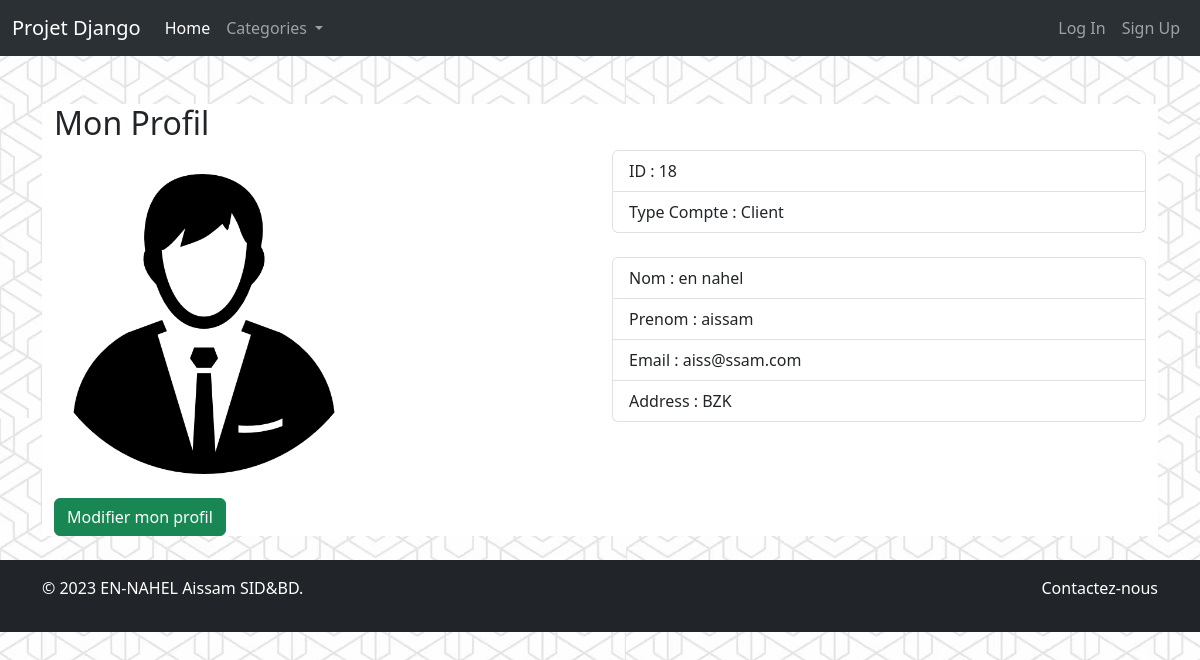
The app's page /account/profile/18 with its own data.
### users_app/models.py (models this page shows, shortened)
class Users(models.Model):
    email = models.CharField(max_length=255)
    USER_TYPES = [
        ('Client', 'Client'),
        ('Organisateur', 'Organisateur'),
        ('Admin', 'Admin'),
    ]
    user_type = models.CharField(max_length=255, choices=USER_TYPES) #Client | Organisateur | Admininstrateur
    addresse = models.CharField(max_length=500)
    profile_img = models.ImageField(default='profile_img_default.png', blank=True)

class Client(Users):
    nom = models.CharField(max_length=255)
    prenom = models.CharField(max_length=255)

### users_app/views.py (the view)
# urls.py: path('profile/<int:id>', views.profile_view, name='profile'),
def profile_view(request, id):
    profile = Client.objects.get(id = id)
    return render(request, 'users_app/profile_user.html', {'profile':profile})

### templates/users_app/profile_user.html
{% extends "base.html" %}
{% load static %}
{% block content %}
<br>
<div class="container bg-white">
    <h2>Mon Profil</h2>
    <div class="row">
        <div class="col-sm-6">
            <br>
            <img src="{{profile.profile_img.url}}" alt="Profile Picture" class="img-responsive" width="300" height="300" >
        </div>
        <div class="col-sm-6">
            <ul class="list-group">
                <li class="list-group-item">ID : {{profile.id}}</li>
                <li class="list-group-item">Type Compte :  {{profile.user_type}}</li>
            </ul>
            <br>
            <ul class="list-group">
                <li class="list-group-item">Nom : {{profile.nom}}</li>
                <li class="list-group-item">Prenom : {{profile.prenom}}</li>
                <li class="list-group-item">Email : {{profile.email}}</li>
                <li class="list-group-item">Address : {{profile.addresse}}</li>
            </ul>
        </div>
    </div>
    <br>
    <a href="{% url 'modifier_profil' profile.id%}" class="btn btn-success">Modifier mon profil</a>
</div>
{% endblock content %}

### records on screen
Users: profile_img (placeholder picture), id "18", user_type "Client", email "aiss@ssam.com", addresse "BZK"
Client: nom "en nahel", prenom "aissam"
